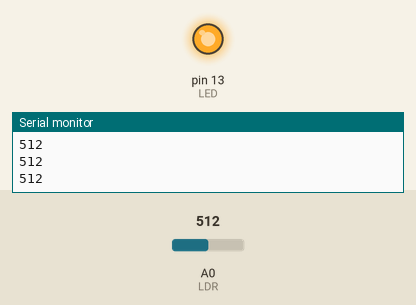
Recording of a sketch running on a simulated Arduino Uno, built with avr-gcc and run on an emulated ATmega328P. Shown: output pins drawn as LEDs (lit = HIGH), the last lines printed to the serial monitor. The test bench sets the inputs (shaded band); at power-on: A0 (LDR) = 512.

Above: at 1.2 s.
1.3 s: A0 (LDR) set to 484
At 2.5 s:
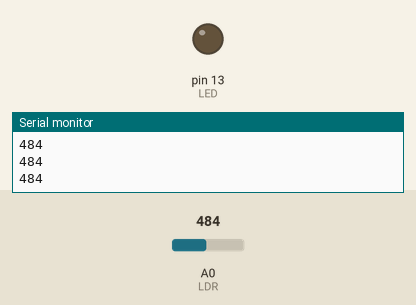
2.8 s: A0 (LDR) set to 510
At 3.7 s:
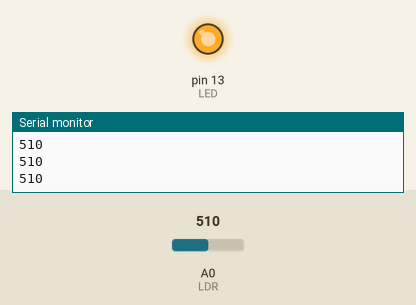
4.3 s: A0 (LDR) set to 490
At 5.1 s:
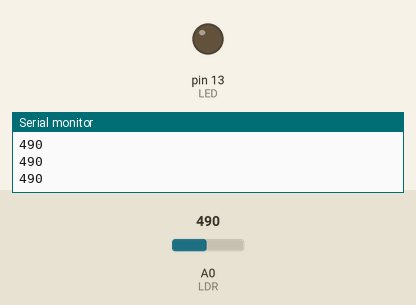
Timing chart, 0 to 7.3 s (numbered marks = the images above; inputs shaded):
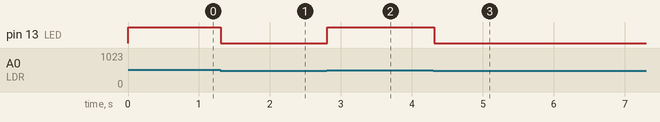

The sketch:

LDR.ino
```cpp
/*
 * Acende um led qdo o LDR deixa de receber luz
 */

int LED = 13;
int LDR = 0;
int VALOR = 0;

void setup() {
  // put your setup code here, to run once:
  pinMode(LED, OUTPUT);
  Serial.begin(9600);
}

void loop() {
  // le o valor do ldr
  VALOR = analogRead(LDR);

  //se o valor lido for maior que 500, liga o led
  if (VALOR >= 500)
    digitalWrite(LED, HIGH);
  else
    digitalWrite(LED, LOW);

  //imprime o valor lido do LDR no monitor serial
  Serial.println(VALOR);

  delay(100);
}
```

Measured:
- the behaviour switches between 500 and 499 on A0 (LDR) (found by bisection; images 0 and 1)
- after the input at 1.3 s, pin 13 (LED): HIGH → LOW at once
- after the input at 2.8 s, pin 13 (LED): LOW → HIGH at once
- after the input at 4.3 s, pin 13 (LED): HIGH → LOW at once
